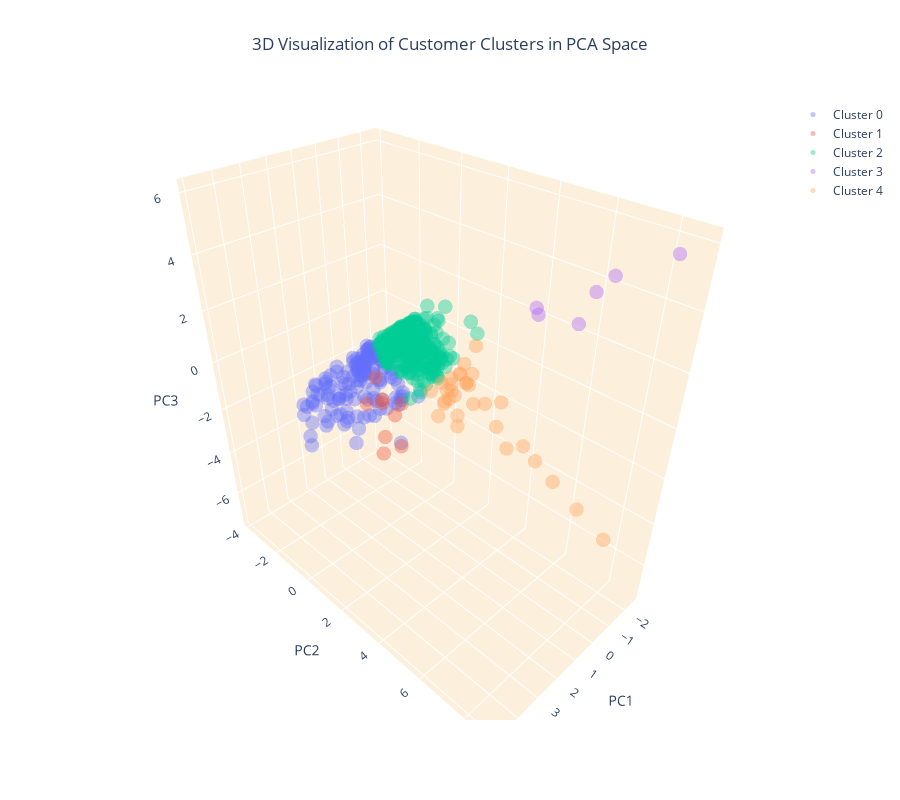

Notebook code cell kept with this figure:
### Markdown cell above
### Paso 10.3.1 | Visualizacion 3D de los Principales 5 Componentes

### Code cell
colors = ['#636EFA', '#EF553B', '#00CC96', '#AB63FA', '#FFA15A']

# Crear dataFrames separados por cada cluster
cluster_0 = customer_data_pca_k_5[customer_data_pca_k_5['cluster'] == 0]
cluster_1 = customer_data_pca_k_5[customer_data_pca_k_5['cluster'] == 1]
cluster_2 = customer_data_pca_k_5[customer_data_pca_k_5['cluster'] == 2]
cluster_3 = customer_data_pca_k_5[customer_data_pca_k_5['cluster'] == 3]
cluster_4 = customer_data_pca_k_5[customer_data_pca_k_5['cluster'] == 4]

# Crear el Grafico 3D
fig = go.Figure()

# Add data points for each cluster separately and specify the color
fig.add_trace(go.Scatter3d(x=cluster_0['PC1'], y=cluster_0['PC2'], z=cluster_0['PC3'], mode='markers', marker=dict(color=colors[0], size=5, opacity=0.4), name='Cluster 0'))
fig.add_trace(go.Scatter3d(x=cluster_1['PC1'], y=cluster_1['PC2'], z=cluster_1['PC3'], mode='markers', marker=dict(color=colors[1], size=5, opacity=0.4), name='Cluster 1'))
fig.add_trace(go.Scatter3d(x=cluster_2['PC1'], y=cluster_2['PC2'], z=cluster_2['PC3'], mode='markers', marker=dict(color=colors[2], size=5, opacity=0.4), name='Cluster 2'))
fig.add_trace(go.Scatter3d(x=cluster_3['PC1'], y=cluster_3['PC2'], z=cluster_3['PC3'], mode='markers', marker=dict(color=colors[3], size=5, opacity=0.4), name='Cluster 3'))
fig.add_trace(go.Scatter3d(x=cluster_4['PC1'], y=cluster_4['PC2'], z=cluster_4['PC3'], mode='markers', marker=dict(color=colors[4], size=5, opacity=0.4), name='Cluster 4'))

# Establecer textos
fig.update_layout(
  title=dict(text='3D Visualization of Customer Clusters in PCA Space', x=0.5),
  scene=dict(
      xaxis=dict(backgroundcolor="#fcf0dc", gridcolor='white', title='PC1'),
      yaxis=dict(backgroundcolor="#fcf0dc", gridcolor='white', title='PC2'),
      zaxis=dict(backgroundcolor="#fcf0dc", gridcolor='white', title='PC3'),
  ),
  width=900,
  height=800
)

# Mostrar el grafico
fig.show()

### Figure 1 — Plotly figure (JSON) as saved in the notebook; plotly's stock layout.template omitted (floating-point values rounded to 4 significant figures; data arrays with more than 128 entries replaced by an {"elided": "..."} marker saying what was removed)
{"data": [{"marker": {"color": "#636EFA", "opacity": 0.4, "size": 5}, "mode": "markers", "name": "Cluster 0", "type": "scatter3d", "x": {"elided": "134 float values"}, "y": {"elided": "134 float values"}, "z": {"elided": "134 float values"}}, {"marker": {"color": "#EF553B", "opacity": 0.4, "size": 5}, "mode": "markers", "name": "Cluster 1", "type": "scatter3d", "x": [-1.28, -1.249, -1.62, -1.234, -1.443, -1.597, -1.378, -1.422, -1.105], "y": [-2.833, -3.819, -2.09, -2.79, -2.922, -3.26, -1.743, -2.216, -2.978], "z": [-4.027, -4.705, -6.264, -4.164, -6.12, -7.312, -3.746, -4.582, -2.915]}, {"marker": {"color": "#00CC96", "opacity": 0.4, "size": 5}, "mode": "markers", "name": "Cluster 2", "type": "scatter3d", "x": {"elided": "516 float values"}, "y": {"elided": "516 float values"}, "z": {"elided": "516 float values"}}, {"marker": {"color": "#AB63FA", "opacity": 0.4, "size": 5}, "mode": "markers", "name": "Cluster 3", "type": "scatter3d", "x": [-1.128, -1.393, -1.411, -1.253, -1.383, -1.345], "y": [4.719, 8.775, 6.09, 7.147, 4.629, 6.569], "z": [3.095, 6.003, 2.957, 4.913, 2.725, 4.192]}, {"marker": {"color": "#FFA15A", "opacity": 0.4, "size": 5}, "mode": "markers", "name": "Cluster 4", "type": "scatter3d", "x": [-0.9362, 0.04139, -1.019, -0.8594, -0.9581, -1.006, -0.3875, -0.794, -1.21, 0.5987, -0.2935, -0.6972, -1.332, -0.9903, -1.152, -1.217, -1.515, -2.313, -1.467, -1.954, -1.262, -2.017, -1.63, -2.139, -1.472, -1.736, -1.46, -2.521, -1.476, -1.624, -1.029], "y": [2.018, 2.045, 1.521, 0.9996, 1.401, 0.3032, 2.269, 4.231, 1.139, 2.268, 1.686, 2.709, 0.8311, 2.357, 2.328, 1.174, 1.757, 6.429, 1.664, 4.083, 3.491, 4.629, 1.13, 5.396, 1.357, 2.962, 1.337, 7.566, 1.674, 2.46, 1.248], "z": [0.001543, -1.092, -1.609, -1.224, -1.148, -1.989, -2.271, -2.411, -1.107, -1.321, -1.525, -1.236, -1.854, -0.2894, 0.7558, -1.658, -1.27, -4.832, -1.201, -3.042, -1.06, -3.459, -3.012, -4.044, -0.9644, -2.641, -0.9491, -5.7, -1.206, -1.807, -1.89]}], "layout": {"height": 800, "scene": {"xaxis": {"backgroundcolor": "#fcf0dc", "gridcolor": "white", "title": {"text": "PC1"}}, "yaxis": {"backgroundcolor": "#fcf0dc", "gridcolor": "white", "title": {"text": "PC2"}}, "zaxis": {"backgroundcolor": "#fcf0dc", "gridcolor": "white", "title": {"text": "PC3"}}}, "title": {"text": "3D Visualization of Customer Clusters in PCA Space", "x": 0.5}, "width": 900}}
